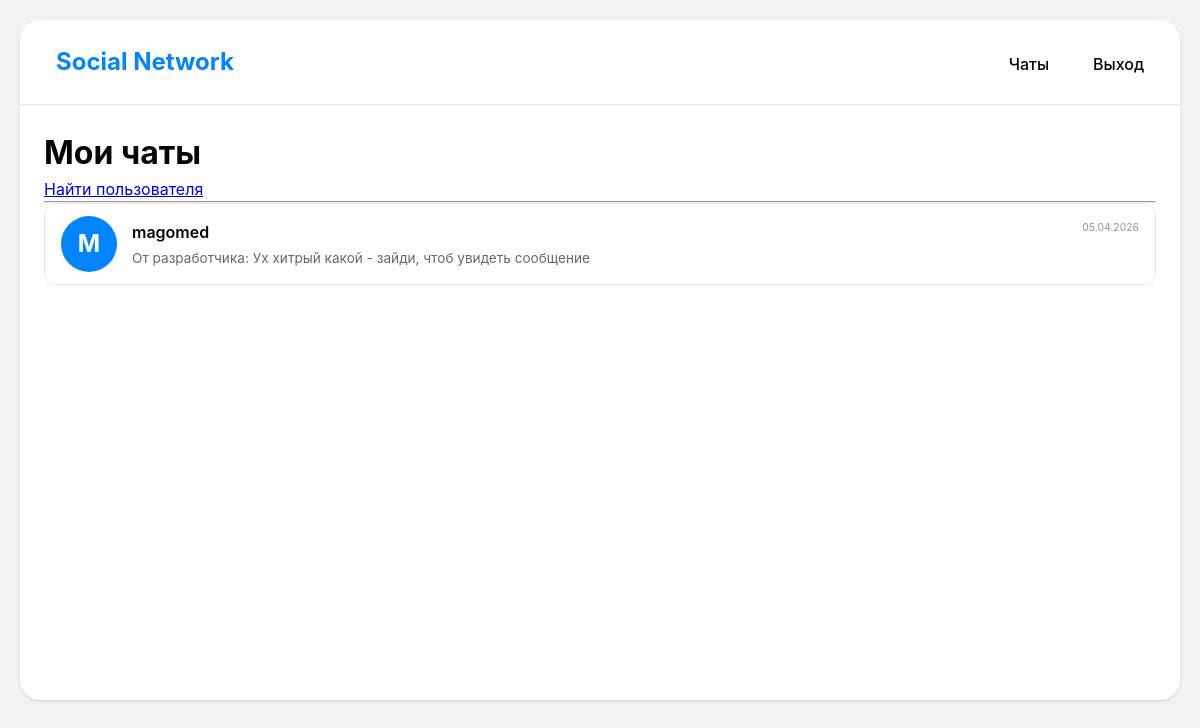
The page /chats (signed in) on the database its author committed.
### app/models.py (models this page shows, shortened)
class User(UserMixin, db.Model):
  id: so.Mapped[int] = so.mapped_column(primary_key=True)
  username: so.Mapped[str] = so.mapped_column(sa.String(64), index=True, unique=True)
  email: so.Mapped[str] = so.mapped_column(sa.String(120), index=True, unique=True)
  password_hash: so.Mapped[Optional[str]] = so.mapped_column(sa.String(256))
  public_key: so.Mapped[Optional[str]] = so.mapped_column(sa.Text, nullable=True)
  about_me: so.Mapped[Optional[str]] = so.mapped_column(sa.String(200), nullable=True)
  dialogs_as_user1: so.Mapped[list['Dialog']] = so.relationship(
        foreign_keys='Dialog.user1_id',
        back_populates='user1'
  )
  dialogs_as_user2: so.Mapped[list['Dialog']] = so.relationship(
      foreign_keys='Dialog.user2_id',
      back_populates='user2'
  )
  sent_messages: so.Mapped[list['Message']] = so.relationship(
      foreign_keys='Message.sender_id',
      back_populates='sender'
  )

class Message(db.Model):
  id: so.Mapped[int] = so.mapped_column(primary_key=True)
  content: so.Mapped[str] = so.mapped_column(sa.Text, nullable=False)
  timestamp: so.Mapped[datetime] = so.mapped_column(index=True, default=datetime.utcnow)
  dialog_id: so.Mapped[int] = so.mapped_column(
    sa.ForeignKey('dialog.id'),
    nullable=False
  )
  sender_id: so.Mapped[int] = so.mapped_column(
    sa.ForeignKey('user.id'),
    nullable=False
  )
  is_read: so.Mapped[bool] = so.mapped_column(default=False)
  sender: so.Mapped[User] = so.relationship(
    foreign_keys=[sender_id],
    back_populates='sent_messages'
  )
  dialog: so.Mapped[Dialog] = so.relationship(
      back_populates='messages'
  )

### app/routes.py (the view)
@app.route('/chats')
@login_required
def chats():
  dialogs_as_user1 = Dialog.query.filter_by(user1_id=current_user.id).all()
  dialogs_as_user2 = Dialog.query.filter_by(user2_id=current_user.id).all()
  all_dialogs = dialogs_as_user1 + dialogs_as_user2
  dialog_data = []
  for dialog in all_dialogs:
    if dialog.user1_id == current_user.id:
      other_user = dialog.user2
    else:
      other_user = dialog.user1
    last_message = Message.query.filter_by(dialog_id=dialog.id).order_by(Message.timestamp.desc()).first()
    dialog_data.append({'dialog': dialog,'other_user': other_user,'last_message': last_message})
  dialog_data.sort(key=lambda x: x['last_message'].timestamp if x['last_message'] else datetime.min, reverse=True)
  return render_template('chats.html', dialog_data=dialog_data)

### app/models.py (called while the page is built)
@login.user_loader
def load_user(id):
  return db.session.get(User, int(id))

### app/templates/chats.html (shortened to what this page needs)
{% extends "base.html" %} {% block content %}
<h1>Мои чаты</h1>
<a href="{{ url_for('search_users') }}">Найти пользователя</a>
<hr>
<div class="chat-list">
    {% if dialog_data %} {% for item in dialog_data %}
    <div class="chat-item" data-other-user-id="{{ item.other_user.id }}">
        <a href="{{ url_for('chat', user_id=item.other_user.id) }}">
            <div class="avatar">
                {{ item.other_user.username[0]|upper }}
            </div>
            <div class="chat-info">
                <div class="chat-name">
                    {{ item.other_user.username }} {% if item.last_message %}
                    <span class="message-time">{{ item.last_message.timestamp.strftime('%d.%m.%Y') }}</span> {% endif %}
                </div>
                <div class="last-message">
                    {% if item.last_message %}
                    <span class="last-message-text">От разработчика: Ух хитрый какой - зайди, чтоб увидеть сообщение </span> {% else %}
                    <span>Нет сообщений</span> {% endif %}
                </div>
            </div>
        </a>
    </div>
    {% endfor %} {% else %}
    <p>У вас пока нет диалогов</p>
    {% endif %}
</div>
{% endblock %}

### app/static/css/style.css (style rules this page uses)
:root { --primary-color: #0084ff; --secondary-color: #e4e6eb; --text-dark: #050505; --text-light: #65676b; --bg-body: #f0f2f5; --white: #ffffff; --border-radius: 16px; --shadow: 0 1px 2px rgba(0, 0, 0, 0.05), 0 1px 3px rgba(0, 0, 0, 0.1); }
* { margin: 0; padding: 0; box-sizing: border-box; }
body { font-family: -apple-system, BlinkMacSystemFont, 'Segoe UI', Roboto, Helvetica, Arial, sans-serif; background-color: var(--bg-body); color: var(--text-dark); line-height: 1.5; padding: 20px; }
.chat-list { display: flex; flex-direction: column; gap: 8px; }
.chat-item { background-color: var(--white); border-radius: 12px; transition: background-color 0.2s; border: 1px solid #e4e6eb; }
.chat-item a { display: flex; align-items: center; gap: 15px; padding: 12px 16px; text-decoration: none; color: inherit; }
.avatar { width: 56px; height: 56px; background-color: var(--primary-color); border-radius: 50%; display: flex; align-items: center; justify-content: center; font-size: 1.5rem; font-weight: bold; color: white; flex-shrink: 0; }
.chat-info { flex-grow: 1; overflow: hidden; }
.chat-name { font-weight: 600; margin-bottom: 4px; display: flex; justify-content: space-between; }
.last-message { font-size: 0.85rem; color: var(--text-light); white-space: nowrap; overflow: hidden; text-overflow: ellipsis; }
.message-time { font-size: 0.7rem; font-weight: normal; color: var(--text-light); }
.message-time { font-size: 0.65rem; opacity: 0.7; text-align: right; }
.message-time { font-size: 0.65rem; opacity: 0.7; margin-left: 8px; white-space: nowrap; }

### rows shown on the page
User: other_user "M", other_user.username "magomed"
Message: last_message.timestamp "05.04.2026"
